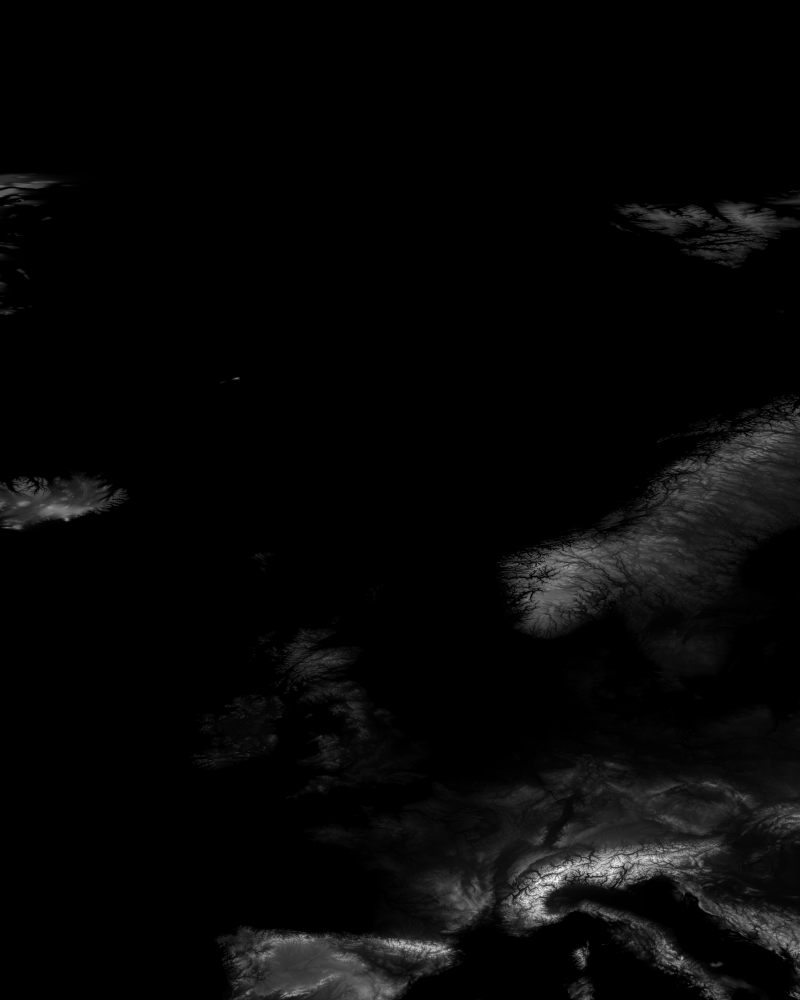
#> input picture notebooks/gt30w020n90.jpg, 4800 x 6000 px (shown at 1/6 size)
$ jupyter execute --allow-errors 7_sea_level_animation.ipynb
#> lines starting #> are read from the running program, lines starting #| are printed output that depends on the picture
# Hausse du niveau de la mer due à la fonte des glaciers
Données téléchargées à https://zenodo.org/records/6382554

[cell 1]
import h5py
from scipy.io import netcdf
import numpy as np
import matplotlib
import matplotlib.pyplot as plt
import xarray as xr

[cell 2]
nom_fichier = "ar6/ar6/global/confidence_output_files/medium_confidence/ssp119/glaciers_ssp119_medium_confidence_values.nc"

[cell 3]
from netCDF4 import Dataset

# Chemin vers le fichier NetCDF

#> (the rest of this cell did not finish here and is left out)

#> (a cell that did not finish here is left out)

#> (a cell that did not finish here is left out)

#> (a cell that did not finish here is left out)

# Plot hausse niveau de la mer global

[cell 7]
ssp126 = "ar6/ar6/global/confidence_output_files/medium_confidence/ssp119/glaciers_ssp119_medium_confidence_values.nc"
ssp370 = "ar6/ar6/global/confidence_output_files/medium_confidence/ssp370/glaciers_ssp370_medium_confidence_values.nc"
ssp585 = "ar6/ar6/global/confidence_output_files/medium_confidence/ssp585/glaciers_ssp585_medium_confidence_values.nc"

#> (the rest of this cell did not finish here and is left out)

[cell 8]
# Tracer la courbe de l'évolution du niveau de la mer au fil des ans
plt.figure(figsize=(10, 6))
#> (the rest of this cell did not finish here and is left out)

# Carte interactive

Données délévation des terrains téléchargées à https://datacatalog.worldbank.org/search/dataset/0037910

[cell 9]
import matplotlib.pyplot as plt
import matplotlib.colors as colors
import numpy as np

def truncate_colormap(cmap, minval=0.0, maxval=1.0, n=100):
    new_cmap = colors.LinearSegmentedColormap.from_list(
        'trunc({n},{a:.2f},{b:.2f})'.format(n=cmap.name, a=minval, b=maxval),
        cmap(np.linspace(minval, maxval, n)))
    return new_cmap

arr = np.linspace(0, 50, 100).reshape((10, 10))
fig, ax = plt.subplots(ncols=2)

cmap = plt.get_cmap('terrain')
new_cmap = truncate_colormap(cmap, 0.23, 1)
ax[0].imshow(arr, interpolation='nearest', cmap=cmap)
ax[1].imshow(arr, interpolation='nearest', cmap=new_cmap)
plt.show()
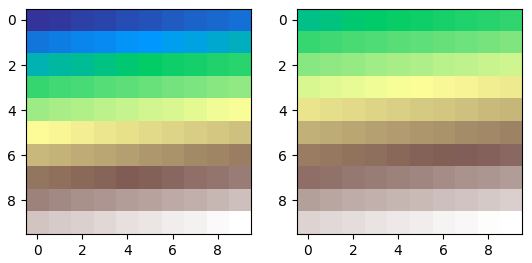
#> figure drawn by matplotlib, 2 panels

https://ims.cr.usgs.gov/browse/gtopo30/gt30w020n90.jpg

[cell 10]
from matplotlib.colors import ListedColormap
import numpy as np
import matplotlib.pyplot as plt
from PIL import Image

def map(path, altitude_threshold=2):
#> called with path = 'gt30w020n90.jpg', altitude_threshold = 0
    img = Image.open(path)
#> img is the input picture: PIL image 4800x6000 L; min 0, max 255, mean 6.9
    img = img.crop((1000, 4000, 4000, 6000))
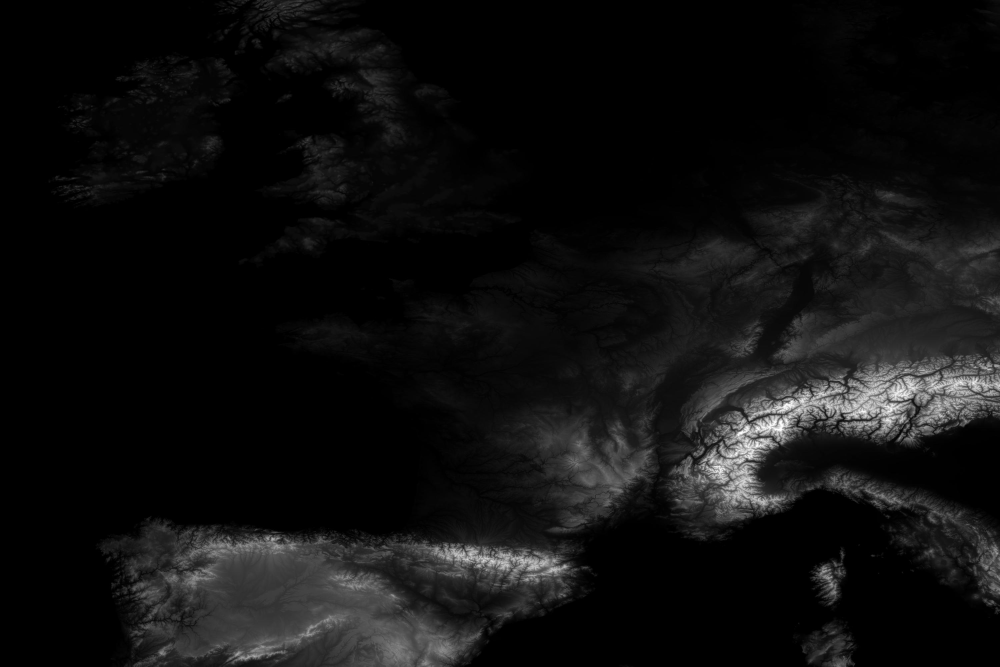
#> img: PIL image 3000x2000 L (shown at 1/3 size); min 0, max 255, mean 15.8
    img = np.asarray(img)

    cmap = new_cmap(np.linspace(0.1, 1, 256))
    blue = np.array([32/256, 145/256, 187/256, 1])
    lightblue  =   np.array([33/256, 163/256, 209/256, 1])
    cmap[:1, :] = blue
    cmap[1:altitude_threshold, :] = lightblue
    cmap = ListedColormap(cmap)

    # Affichage de la carte avec les couleurs appropriées
    fig, ax = plt.subplots(figsize=(10, 10))

    # Affichage des altitudes entre 0 et le seuil en rouge
    ax.imshow(img, cmap=cmap, extent=(0, img.shape[1], 0, img.shape[0]))

    ax.set_aspect('equal')
    ax.axis('off')  # Supprimer les axes et la grille
    ax.set_title('Map')
    ax.margins(0.1, 0.1)  # Ajouter des marges pour éviter le rognage lors du zoom
    plt.xlim(0, img.shape[1])
    plt.ylim(0, img.shape[0])

    plt.savefig('map.jpg')
    plt.show()


file_path = "gt30w020n90.jpg"
map(file_path, altitude_threshold=0)
